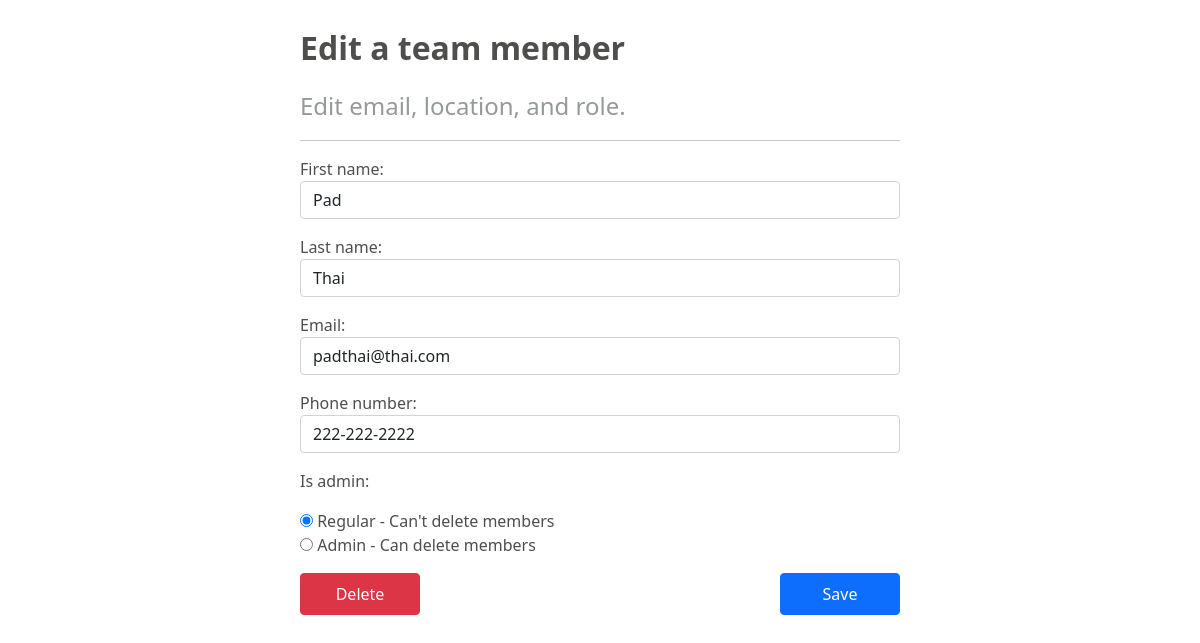
Before: /2/edit with the older database file.
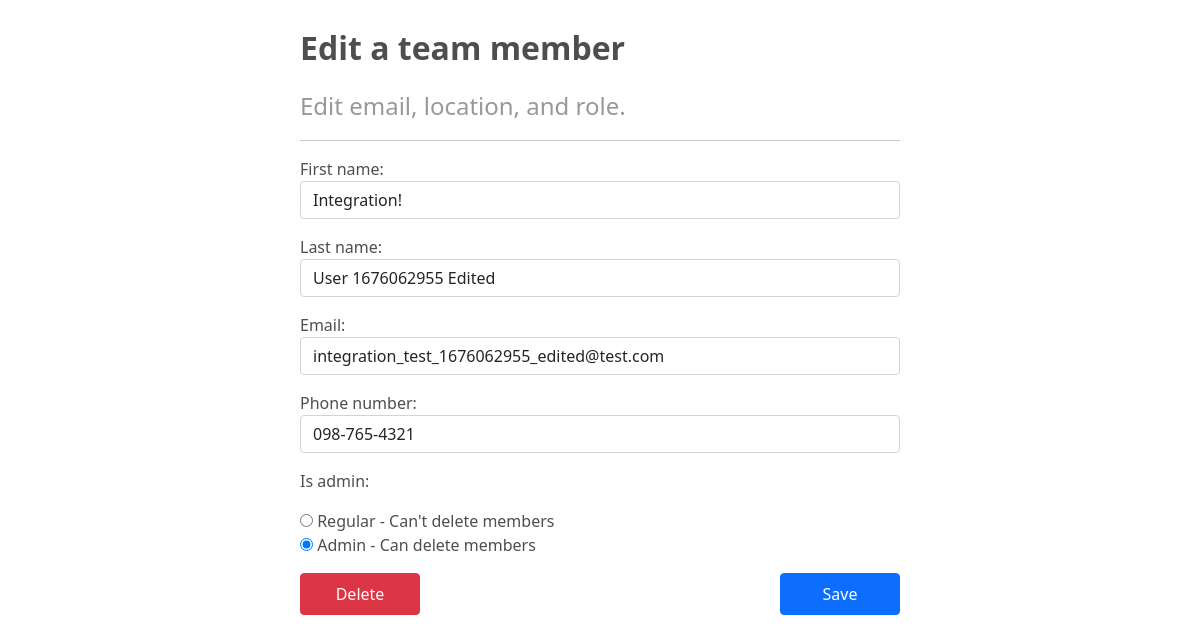
After: the same page with the newer database file.
### api/models.py (models this page shows, shortened)
class TeamMember(models.Model):
    first_name = models.CharField(max_length=50)
    last_name = models.CharField(max_length=50)
    email = models.EmailField(max_length=255, validators=[email_validator])
    phone_number = models.CharField(max_length=12, validators=[phone_number_validator])
    is_admin = models.BooleanField(default=False)

### api/views.py (the view)
# urls.py: path('<int:pk>/edit', views.edit_teammember_form),
def edit_teammember_form(request, pk):
    teammember = get_object_or_404(TeamMember, pk=pk)
    if request.method == 'POST':
        form = TeamMemberForm(request.POST)
        if form.is_valid():
            for key, value in form.cleaned_data.items():
                setattr(teammember, key, value)
            teammember.save()
            return HttpResponseRedirect('/')
    else:
        form = TeamMemberForm(instance=teammember)
    return render(request, 'teammembers/teammember_edit_form.html', {'form': form, 'teammember': teammember})

### api/forms.py
class TeamMemberForm(forms.ModelForm):
    class Meta:
        model = TeamMember
        fields = ('first_name', 'last_name',
                  'email', 'phone_number', 'is_admin')
        widgets = {
            'first_name': forms.TextInput(attrs={'class': 'form-control', 'id': 'input_first_name'}),
            'last_name':  forms.TextInput(attrs={'class': 'form-control', 'id': 'input_last_name'}, ),
            'email': forms.EmailInput(attrs={'class': 'form-control' , 'id': 'input_email'}),
            'phone_number': forms.TextInput(attrs={'class': 'form-control', 'id': 'input_phone_number'}),
            'is_admin': forms.RadioSelect(choices=admin_choices, attrs={'id': 'input_is_admin'}),
        }

### api/templates/teammembers/teammember_edit_form.html (shortened to what this page needs)
{% extends "base.html" %}
{% block content %}
<p class="fs-2 fw-bolder black-text ">Edit a team member</h2>
<p class="fs-4 grey-text">Edit email, location, and role.</h4>
<hr>
<form action="" method="post">
    <div class="form-group black-text">
        {{ form.as_p }}
    </div>
    <button id="teammember-delete-btn" type="button" class="btn btn-danger submit-button" onclick="location.href='/{{ teammember.id }}/delete'">Delete</button>
    <button id="teammember-submit-btn" type="submit" class="btn btn-primary submit-button" style="float: right; clear: right;">Save</button>
</form>
{% endblock %}

Changed rows visible on the page:
changed TeamMember: first_name "Pad" → "Integration!"; last_name "Thai" → "User 1676062955 Edited"; email "padthai@thai.com" → "integration_test_1676062955_edited@test.com"; phone_number "222-222-2222" → "098-765-4321"; is_admin "☑ Regular - Can't delete members ☐ Admin - Can delete members" → "☐ Regular - Can't delete members ☑ Admin - Can delete members"
